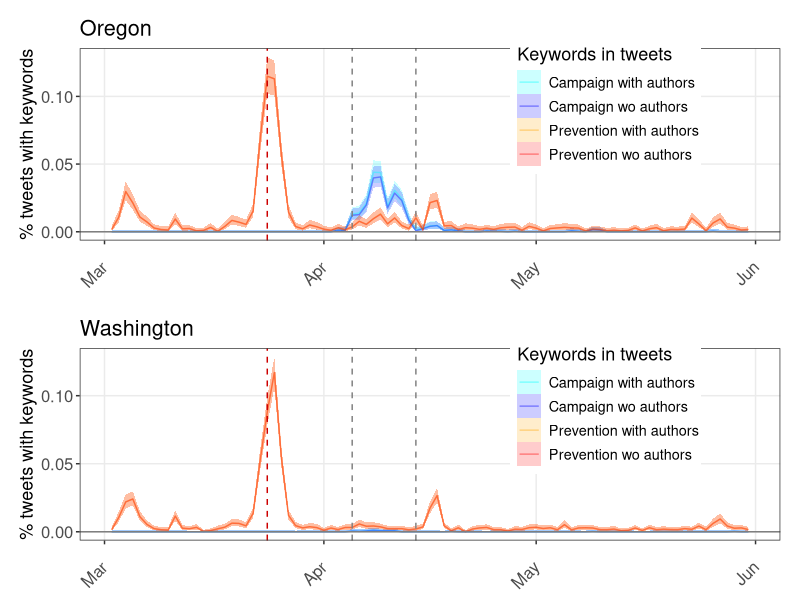
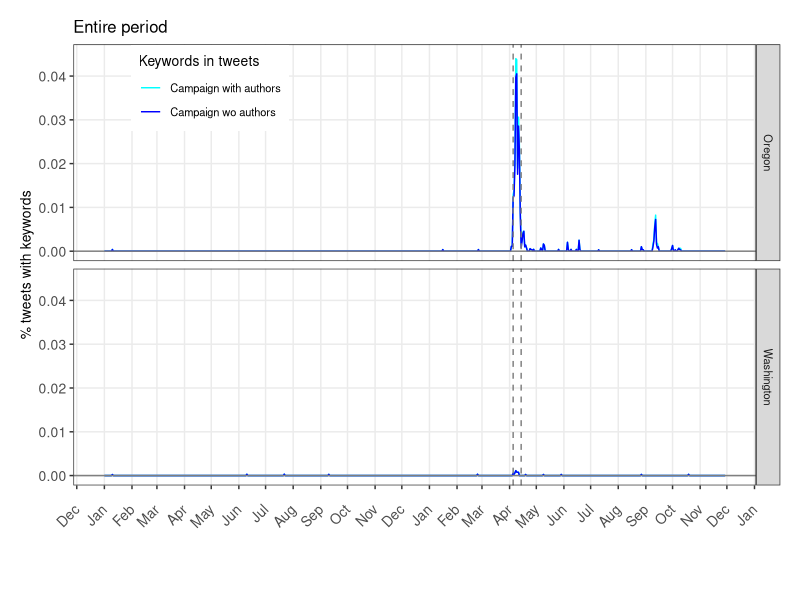
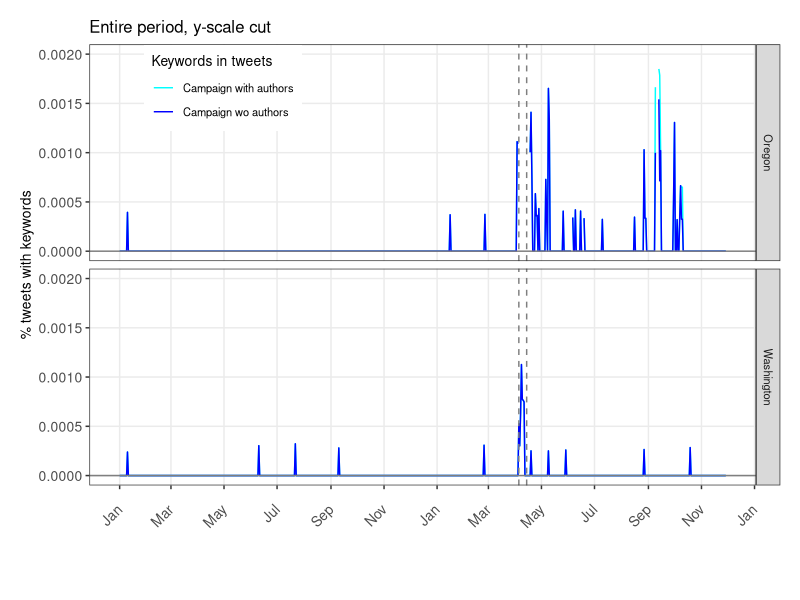

Source code (R) for these figures, in order:
## ---- chunk 1
knitr::opts_chunk$set(echo = FALSE, message=FALSE, warning=FALSE)

# session settings
Sys.setlocale("LC_ALL", 'en_US.UTF-8')
options(scipen=10)
## ---- chunk 2
#packages
library(dplyr)
library(ggplot2) #for figures
library(scales)
library(cowplot) #for figures, placing next to each other
## ---- chunk 3
# Run data preprocessing the first time you use this script (takes about 1 minute or so)
# source("scripts/01preparedata.R")

# or load data instead once data has been preprocessed
df <- read.csv("data/TweetVolumeLongOfEffectExcludingCampaignAuthors.csv") %>% 
  mutate(date=as.Date(date), 
         state=factor(state),
         period = factor(period, levels = c("Baseline","2019 before campaign", "Campaign-week", "After"), ordered=TRUE))

## ---- chunk 4
plotTS <- function(df, mode="percent_change", title="Country TS", limits=NULL, factor=15, textsize=13, axistextsize=12)
{
  
  #make plot
  plt <- ggplot(data=df)
  
  if (mode == "percent_change")
    plt <- plt +
      geom_ribbon(aes(x=date, ymin=(prlow-bl)/bl, ymax=(prhigh-bl)/bl, fill=keywords, colour=keywords), alpha=0.2, size=0) +
      geom_line( aes(x=date, y=(pr-bl)/bl, colour=keywords))+
      ylab("% Difference over baseline")
  if (mode == "percent_abs")
    plt <- plt +
      geom_ribbon(aes(x=date, ymin=prlow, ymax=prhigh, fill=keywords, colour=keywords), alpha=0.2, size=0) +
      geom_line( aes(x=date, y=pr, colour=keywords), alpha=0.4)+
      ylab("% tweets with keywords") 
  if (mode == "Z")
    plt <- plt +
      geom_ribbon(aes(x=date, y=(pr-bl)/sd, ymin=(prlow-bl)/sd, ymax=(prhigh-bl)/sd, fill=keywords, colour=keywords), alpha=0.2, size=0) +
      geom_line(aes(x=date, y=(pr-bl)/sd, colour=keywords))+
      ylab("Z-score") #y axis label
  
  plt <- plt +  ggtitle(title)+ #plot title
    scale_fill_manual(  values = c("Campaign wo authors"="blue", "Campaign with authors"="cyan","Prevention wo authors"="red", "Prevention with authors"="orange", alpha=0.4), name="Keywords in tweets")+
    scale_colour_manual(  values = c("Campaign wo authors"="blue", "Campaign with authors"="cyan","Prevention wo authors"="red", "Prevention with authors"="orange"), name="Keywords in tweets")+
    theme_bw()+ theme(text=element_text(size=textsize), axis.text=element_text(size=axistextsize), 
                      axis.title.x = element_blank(),
                      axis.text.x = element_text(angle = 45, vjust = 0.5, hjust=1), 
                      legend.position=c(0.75,0.7),
                      plot.margin = margin(0.5, 0.5, 0.5, 0.5, "cm"), 
                      panel.grid.minor= element_blank())+
    scale_x_date(date_breaks="1 month", date_labels = "%b")+
    geom_hline(yintercept = 0, colour = "grey50")+ #mean line
    geom_vline(xintercept = as.Date("2019-04-05"), colour = "grey50", linetype=2)+ #campaign week start
    geom_vline(xintercept = as.Date("2019-04-14"), colour = "grey50", linetype=2) #campaign week end
  
  if (!is.null(limits))
    plt <- plt + 
    scale_y_continuous(limits = limits)
  
  
  return(plt)
}

## ---- chunk 5
df_or <- df %>% 
  filter(state=="Oregon" & date>"2019-03-01"&date<"2019-06-01") 
ts_or <- plotTS(df=df_or, mode="percent_abs", title="Oregon")+
  geom_vline(xintercept = as.Date("2019-03-24"), colour = "red3", linetype=2)

df_wa <- df %>% 
  filter(state=="Washington" & date>"2019-03-01"&date<"2019-06-01")
ts_wa <- plotTS(df=df_wa,  mode="percent_abs", title="Washington")+
  geom_vline(xintercept = as.Date("2019-03-24"), colour = "red3", linetype=2)

plot_grid(ts_or, ts_wa, ncol=1)
## ---- chunk 6
fontsingleplots = 10
ggplot(data=filter(df, keywords=="Campaign wo authors" | keywords=="Campaign with authors"))+
  geom_line( aes(x=date, y=pr, colour=keywords))+
  facet_grid(rows=vars(state))+
  ylab("% tweets with keywords") +
  ggtitle("Entire period")+ #plot title
  scale_fill_manual(  values = c("Campaign wo authors"="blue", "Campaign with authors"="cyan","Prevention wo authors"="red", "Prevention with authors"="orange", alpha=0.4), name="Keywords in tweets")+
  scale_colour_manual(  values = c("Campaign wo authors"="blue", "Campaign with authors"="cyan","Prevention wo authors"="red", "Prevention with authors"="orange"), name="Keywords in tweets")+
  theme_bw()+ theme(text=element_text(size=fontsingleplots), axis.text=element_text(size=fontsingleplots), 
                    axis.title.x = element_blank(),
                    axis.text.x = element_text(angle = 45, vjust = 0.5, hjust=1), 
                    legend.position=c(0.2,0.9),
                    plot.margin = margin(0.5, 0.5, 2, 0.5, "cm"), 
                    panel.grid.minor= element_blank())+
  scale_x_date(date_breaks="1 month", date_labels = "%b")+
  geom_hline(yintercept = 0, colour = "grey50")+ #mean line
  geom_vline(xintercept = as.Date("2019-04-05"), colour = "grey50", linetype=2)+ #campaign week start
  geom_vline(xintercept = as.Date("2019-04-14"), colour = "grey50", linetype=2)+ #campaign week end
  ylim(0, 0.045)
## ---- chunk 7
ggplot(data=filter(df, keywords=="Campaign wo authors" | keywords=="Campaign with authors"))+
  geom_line( aes(x=date, y=pr, colour=keywords))+
  facet_grid(rows=vars(state))+
  ylab("% tweets with keywords") +
  ggtitle("Entire period, y-scale cut ")+ #plot title
  scale_colour_manual(  values = c("Campaign wo authors"="blue", "Campaign with authors"="cyan","Prevention wo authors"="red", "Prevention with authors"="orange"), name="Keywords in tweets")+
  theme_bw()+ theme(text=element_text(size=fontsingleplots), axis.text=element_text(size=fontsingleplots), 
                    axis.title.x = element_blank(),
                    axis.text.x = element_text(angle = 45, vjust = 0.5, hjust=1), 
                    legend.position=c(0.2,0.9),
                    plot.margin = margin(0.5, 0.5, 2, 0.5, "cm"), 
                    panel.grid.minor= element_blank())+
  scale_x_date(date_breaks="2 month", date_labels = "%b")+
  geom_hline(yintercept = 0, colour = "grey50")+ #mean line
  geom_vline(xintercept = as.Date("2019-04-05"), colour = "grey50", linetype=2)+ #campaign week start
  geom_vline(xintercept = as.Date("2019-04-14"), colour = "grey50", linetype=2)+ #campaign week end
  ylim(0, 0.002)
## ---- chunk 8
df %>% 
  group_by(keywords, state) %>% 
  summarize(meanpr = mean(pr), sdpr = sd(pr), meanbl = mean(bl), meancilow = mean(prlow), meancihigh = mean(prhigh))
## ---- chunk 9
df %>% 
  group_by(state) %>%
  filter(keywords=="Campaign wo authors") %>% #choose only one of the repeated datasets (tot long the same every time)
  summarize(milliontweets = round(sum(as.numeric(tot_n)/1000000), 2),
            meantweetsperday = round(mean(as.numeric(tot_n)), 2)) %>% 
  ungroup()
## ---- chunk 10
df %>% 
  filter(state=="Oregon") %>% 
  group_by(period, keywords) %>%
  summarize(meantweetsperday = round(mean(as.numeric(keywords_n)), 2),
            sd=round(sd(keywords_n), 2)) %>% 
  ungroup()
## ---- chunk 11
df %>% 
  filter(state=="Washington") %>% 
  group_by(period, keywords) %>%
  summarize(meantweetsperday = round(mean(as.numeric(keywords_n)), 2),
            sd=round(sd(keywords_n), 2)) %>% 
  ungroup()
